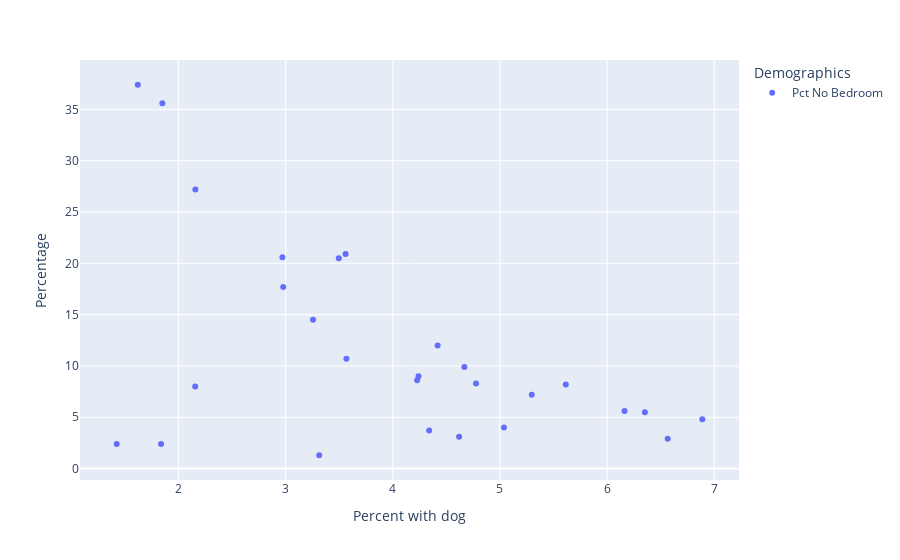

The cell this chart's notebook holds for it:
### Code cell
plot_attribute('Pct No Bedroom')

### Figure 1 — Plotly figure (JSON) as saved in the notebook; plotly's stock layout.template omitted (floating-point values rounded to 4 significant figures)
{"data": [{"hovertemplate": "variable=Pct No Bedroom<br>households_with_dog_pct=%{x}<br>value=%{y}<extra></extra>", "legendgroup": "Pct No Bedroom", "marker": {"color": "#636efa", "symbol": "circle"}, "mode": "markers", "name": "Pct No Bedroom", "orientation": "v", "showlegend": true, "type": "scatter", "x": [2.158, 2.978, 4.777, 1.621, 3.496, 5.038, 4.419, 4.34, 2.97, 4.668, 6.163, 5.297, 6.888, 4.619, 3.568, 1.85, 3.56, 4.241, 5.615, 2.156, 3.256, 6.353, 4.228, 1.838, 3.314, 1.424, 6.566], "xaxis": "x", "y": [27.2, 17.7, 8.3, 37.4, 20.5, 4, 12, 3.7, 20.6, 9.9, 5.6, 7.2, 4.8, 3.1, 10.7, 35.6, 20.9, 9, 8.2, 8, 14.5, 5.5, 8.6, 2.4, 1.3, 2.4, 2.9], "yaxis": "y"}], "layout": {"legend": {"title": {"text": "Demographics"}, "tracegroupgap": 0}, "margin": {"t": 60}, "xaxis": {"anchor": "y", "domain": [0, 1], "title": {"text": "Percent with dog"}}, "yaxis": {"anchor": "x", "domain": [0, 1], "title": {"text": "Percentage"}}}}
